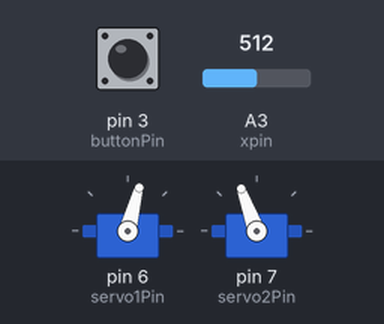
Simulated run of this sketch. Board: Arduino Uno, built with avr-gcc and run on an emulated ATmega328P. Parts: 2 × servo. Inputs (shaded band) come from the test bench; at power-on: pin 3 (buttonPin) HIGH, A3 (xpin) = 512. What the sketch prints to the serial monitor is not drawn.

Above: at 1.2 s.
1.3 s: pin 3 (buttonPin) pulled LOW for 0.25 s
At 1.55 s:
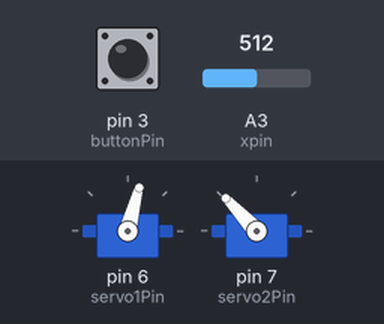
At 20.88 s:
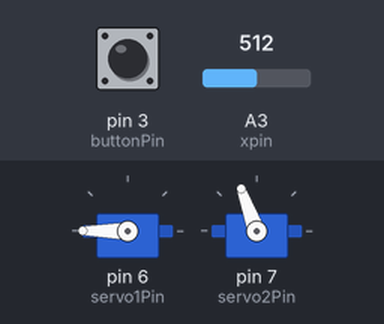
Timing chart, 0 to 22.2 s (numbered marks = the images above; inputs shaded):
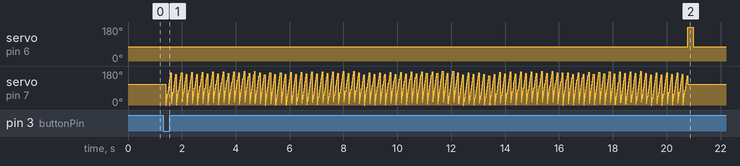

Measured:
- after the input at 1.3 s, servo on pin 6 (servo1Pin): 75° → 180° after 19.5 s, → 75° 0.20 s later

The sketch:

TeethEasy.ino
```cpp
#include <Servo.h>  // add servo library

Servo servo1; // controlled by accelerometer
Servo servo2; // the brush head

int xpin = A3;  // analog pin used to connect the Accelerometer
int pos;    // variable to read the value from the analog pin
int servo1Pin = 6;
int servo2Pin = 7;
int buttonPin = 3;
int buttonActivated;
int servoAngle;   // servo position in degrees


void setup() {
  servo1.attach(servo1Pin);  // attaches the servo on pin D11 to the servo
  servo2.attach(servo2Pin);
  servo1.write(270); //sets 0
  servo2.write(110);
  pinMode(buttonPin, INPUT);
  Serial.begin(115200);
}

void loop() {

  pos = analogRead(xpin);           // reads the value of the accelerometer (value between 0 and 1023)
  Serial.println(pos);
  pos = map(pos, 430, 570, 180, 0); // scale it to use it with the servo (value between 0 and 180)
  //pos = map(pos, 380, 555, 0, 180); // scale it to use it with the servo (value between 0 and 180)
  servo1.write(pos);               // sets the servo position according to the scaled value
  buttonActivated = digitalRead(buttonPin);                        // waits for the servo to get there
  if(buttonActivated == LOW)
  {
    brush();
    servo1.write(270); //sets 0
    servo2.write(110);
  }
  delay(200);
}

void brush()
{
//if you change the delay value (from example change 50 to 10), the speed of the servo changes
  for(int i = 0; i<100; i++)
  {
    for(servoAngle = 0; servoAngle < 180; servoAngle++)  //move the micro servo from 0 degrees to 180 degrees
    {
      servo2.write(servoAngle);
      delay(1);
    }
  }
  return;
}
```
